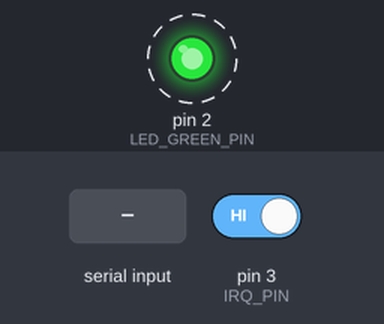
Recording of a sketch running on a simulated Arduino Uno, built with avr-gcc and run on an emulated ATmega328P. Shown: output pins drawn as LEDs (lit = HIGH). Dashed ring = blinking. The test bench sets the inputs (shaded band); at power-on: pin 3 (IRQ_PIN) HIGH. No radio packets arrive unless stated; what the sketch prints to the serial monitor is not drawn.

Above: at 1.2 s.
1.3 s: "Rem07\n" received over Serial
4.3 s: "T90\n" received over Serial
7.3 s: "T,45\n" received over Serial
Timing chart, 0 to 16.3 s (numbered marks = the images above; inputs shaded):
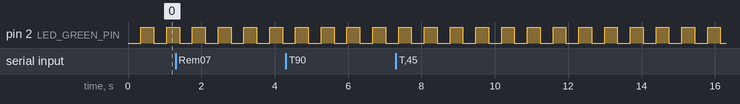

The sketch:

Transmitter.ino
```cpp
//Transmitter.ino
//#include <SPI.h>
#include <RF24.h>

#define IRQ_PIN		3
#define CE_PIN		8
#define CSN_PIN		9

#define LED_GREEN_PIN	2

#define RADIO_UPDATE_FREQUENCY_HZ	100
#define RADIO_UPDATE_PERIOD_US		1000000 / RADIO_UPDATE_FREQUENCY_HZ
#define LED_BLINK_HALF_PERIOD_MS	350

#define MASK_DIR_RIGHT	0b00000001
#define MASK_DIR_LEFT	0b00000010
#define MASK_TURBO		0b00000100

typedef struct {
	uint8_t	right_speed;
	uint8_t	left_speed;
	uint8_t	bits_params;
} packet_t;

// Instantiate an object for the nRF24L01 transceiver
RF24 radio(CE_PIN, CSN_PIN);

uint8_t address_transmitter[6] = "Rem00";
uint8_t address_receiver[6] = "Rob00";
uint8_t selected_channel;	// From 0 to 16

volatile bool connected = false;
bool led_state = false;
uint32_t last_led_blink_ms;

float right_speed;
float left_speed;
bool turbo_ON;

uint32_t last_radio_update_us;

uint8_t get_dip_switches_selection();
void interruptHandler();

void setup() {
	Serial.begin(115200);

	// Initialize the transceiver on the SPI bus
	if (!radio.begin()) {
		Serial.println(F("Radio hardware is not responding!"));
		while (1) {} // Hold in infinite loop; Maybe put a red led blinking
	}

	pinMode(LED_GREEN_PIN, OUTPUT);

	// Configure interrupt
	pinMode(IRQ_PIN, INPUT);
	attachInterrupt(digitalPinToInterrupt(IRQ_PIN), interruptHandler, FALLING);

	// Get selected channel from the dip switches
	selected_channel = get_dip_switches_selection();

	// 126 1MHz radio channels available: from 0 to 126 == 2400MHz to 2526MHz
	radio.setChannel(80 + 3 * selected_channel);	// Range: 2480;2483;2486;2489;2492;...;2525 MHz
	radio.setPALevel(RF24_PA_HIGH);
	radio.setDataRate(RF24_250KBPS);
	radio.setPayloadSize(sizeof(packet_t));

	// Radio address = "Rem"+str(selected_channel) and "Rob"+str(selected_channel) (ex: "Rem07")
	address_transmitter[4] = address_receiver[4] = '0' + (selected_channel / 10) % 10;		// Tens digit
	address_transmitter[5] = address_receiver[5] = '0' + selected_channel % 10;			// Unit digit

	// Open writing pipe on the receiver address
	radio.openWritingPipe(address_receiver);	// always uses pipe 0

	// Open reading pipe on the transmitter address
	radio.openReadingPipe(1, address_transmitter);	// using pipe 1
}

void loop() {
	// 1) Read inputs
	/* SERIAL DEBUG */
	if (Serial.available()) {
		uint8_t cmd = Serial.read();
		switch (cmd) {
			case 'T':
				turbo_ON ^= 1;
				Serial.println(turbo_ON ? "Turbo ON !": "Turbo OFF");
				break;
			case 'R':
				right_speed = Serial.parseFloat();
				Serial.println(right_speed);
				break;
			case 'L':
				left_speed = Serial.parseFloat();
				Serial.println(left_speed);
				break;
			default:
				// Fault: empty Rx buffer
				while(Serial.available()) Serial.read();
		}
	}
	/* END SERIAL DEBUG */

	// 2) Blink the connection status LED (green) if not connected
	if (!connected && millis() - last_led_blink_ms > LED_BLINK_HALF_PERIOD_MS) {
		last_led_blink_ms = millis();
		digitalWrite(LED_GREEN_PIN, led_state ^= 1);
	}

	// 3) Periodically send the speeds' informations through radio
	if (micros() - last_radio_update_us > RADIO_UPDATE_PERIOD_US) {
		last_radio_update_us = micros();

		packet_t spd_data = {0, 0, 0};

		if (right_speed >= 0)
			spd_data.bits_params |= MASK_DIR_RIGHT;
		if (left_speed >= 0)
			spd_data.bits_params |= MASK_DIR_LEFT;
		if (turbo_ON)
			spd_data.bits_params |= MASK_TURBO;

		spd_data.right_speed = abs(right_speed) * 255;
		spd_data.left_speed = abs(left_speed) * 255;

		radio.write(&spd_data, sizeof(packet_t));
	}
}

uint8_t get_dip_switches_selection() {
	// 4 switches -> 2^4 = 16 combinations -> 0 -> 15
	// TODO
	return 12;
}

void interruptHandler() {
	bool tx_ds, tx_df, rx_dr;					// declare variables for IRQ masks
	radio.whatHappened(tx_ds, tx_df, rx_dr);	// get values for IRQ masks

	if (tx_ds) {
		connected = true;
		digitalWrite(LED_GREEN_PIN, HIGH);
	}
	if (tx_df)
		connected = false;
}
```

Measured:
- by itself, pin 2 (LED_GREEN_PIN): alternates HIGH for 0.35 s and LOW for 0.35 s
